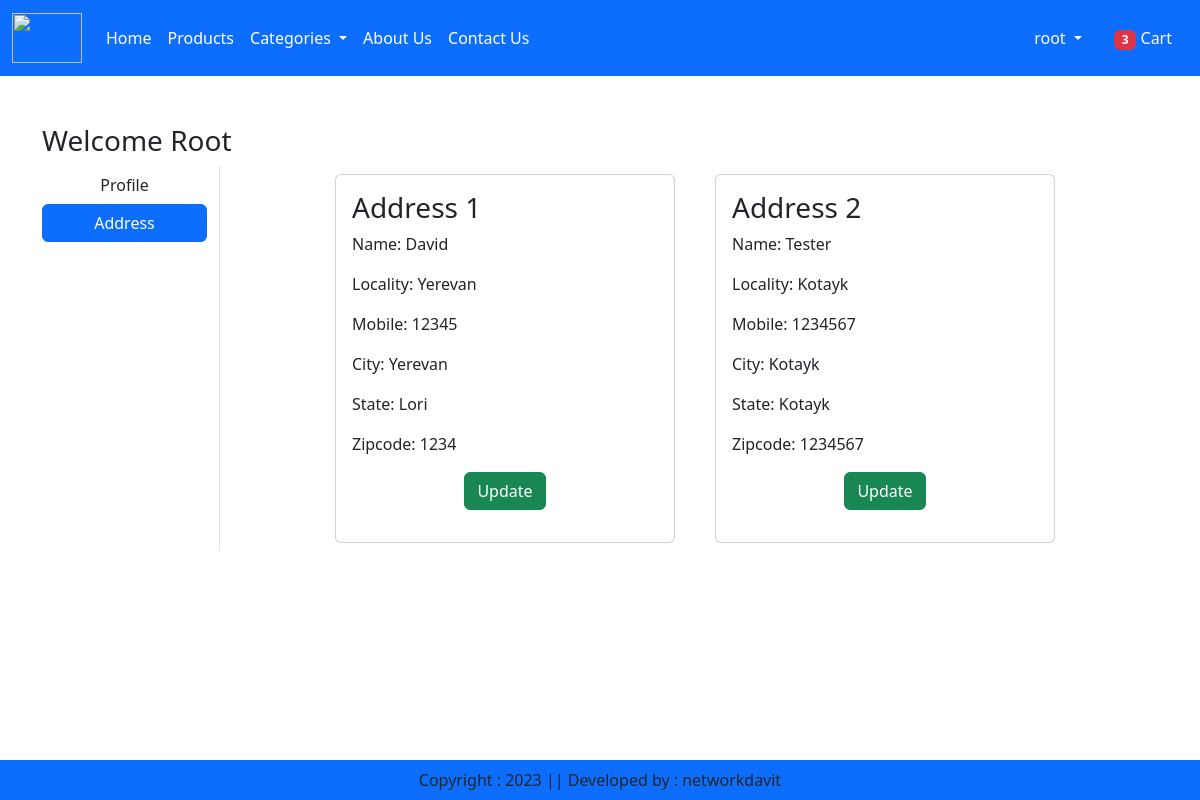
The page /address/ (signed in) on the database its author committed.
### app/models.py (models this page shows, shortened)
class Customer(models.Model):
    user  = models.ForeignKey(User, on_delete=models.CASCADE)
    name = models.CharField(max_length=200)
    locality = models.CharField(max_length=200)
    city = models.CharField(max_length=50)
    mobile = models.IntegerField(default=0)
    zipcode = models.IntegerField()
    state = models.CharField(choices=STATE_CHOICES, max_length=100)

### app/views.py (the view)
# urls.py: path("address/",views.address, name="address"),
def address(request):
    if request.user.is_authenticated:
        item_count = len(Cart.objects.filter(user=request.user))
    add = Customer.objects.filter(user=request.user)
    return render(request, "app/address.html", locals())

### app/templates/app/address.html (shortened to what this page needs)
{% extends 'app/base.html' %}
{% load static %}
{% block main-content %}
<div class="container my-5">
    <div class="row">
        <h3> Welcome <span class="text-capitalize">{{request.user}}</span></h3>
        <div class="col-sm-2 border-end">
            <ul class="list-unstyled">
                <li class="d-grid"><a href="{% url 'profile' %}" class="btn">Profile</a></li>
                <li class="d-grid"><a href="{% url 'address' %}" class="btn btn-primary">Address</a></li>
            </ul>
        </div>
        <div class="col-sm-8 offset-sm-1">
            <div class="row">
                {% for ad in add  %}
                    <div class="col-sm-6">
                        <div class="card m-2">
                            <div class="card-body">
                                <h3>Address {{forloop.counter}}</h3>
                                <p>Name: {{ad.name}}</p>
                                <p>Locality: {{ad.locality}}</p>
                                <p>Mobile: {{ad.mobile}}</p>
                                <p>City: {{ad.city}}</p>
                                <p>State: {{ad.state}}</p>
                                <p>Zipcode: {{ad.zipcode}}</p>
                                <p class="text-center"><a href="{% url 'updateAddress' pk=ad.id %}" class="btn btn-success" type="button">Update</a></p>
                            </div>
                        </div>
                    </div>
                {% endfor %}
            </div>
        </div>
{% endblock main-content %}

### app/templates/app/base.html (shortened to what this page needs)
<!DOCTYPE html>
{% load static %}
<html lang="en">
<head>
    <link href="https://cdn.jsdelivr.net/npm/bootstrap@5.3.0-alpha1/dist/css/bootstrap.min.css" rel="stylesheet">
    <link rel="stylesheet" href="{% static 'app/css/all.min.css' %}">
    <link rel="stylesheet" href="{% static 'app/css/owl.carousel.min.css' %}">
    <link rel="stylesheet" href="{% static 'app/css/style.css' %}">
</head>
<body>
    <nav class="navbar navbar-expand-lg  navbar-dark bg-primary">
    <div class="container-fluid">
        <a class="navbar-brand" href="/">
            <img src="{% static 'app/images/dairy.jpg' %}" width="70" height="50" />
        </a>
        <div class="collapse navbar-collapse" id="navbarSupportedContent">
        <ul class="navbar-nav me-auto mb-2 mb-lg-0">
            <li class="nav-item">
                {% if request.user.is_authenticated %}
                <a class="nav-link active" aria-current="page" href="/">Home</a>
            </li>
            <li class="nav-item">
                <a class="nav-link active" aria-current="page" href="/">Products</a>
                </li>
            <li class="nav-item dropdown">
                <a class="nav-link dropdown-toggle active" href="#" role="button" data-bs-toggle="dropdown" aria-expanded="false">
                    Categories
                </a>
                </li>
            <li class="nav-item">
                <a class="nav-link text-white" href="{% url 'about' %}">About Us</a>
            </li>
            <li class="nav-item">
                <a class="nav-link text-white"  href="{% url 'contact' %}">Contact Us</a>
                </li>
            </ul>
            </div>
            <ul class="navbar-nav me-auto mb-2 mb-lg-0">
                <li class="nav-item dropdown mx-2">
                    <a class="nav-link dropdown-toggle text-white" href="#"
                    id="profileDropdown" rol"button" data-bs-toggle="dropdown"
                    aria-expanded="false">{{request.user}}
                    </a>
                </li>
                <li class="nav-item mx-2">
                    <a href="{% url 'showcart' %}" class="nav-link text-white"><span class="badge bg-danger">{% if item_count > 0%}{{item_count}} {% endif %}</span> Cart</a>
                </li>
                {% endif %}
            </ul>
        </div>
    </nav>
    {% block main-content %}{% endblock main-content %}
    <br>
    <br>
    <br>
    <footer class="container-fluid fixed-bottom bg-primary text-center p-2 mt-5">
        Copyright : 2023 || Developed by : networkdavit
    </footer>
</body>
</html>

### rows shown on the page
Customer: name "David", locality "Yerevan", mobile "12345", city "Yerevan", state "Lori", zipcode "1234"
Customer: name "Tester", locality "Kotayk", mobile "1234567", city "Kotayk", state "Kotayk", zipcode "1234567"

### other values the page prints
{{ request.user }} "root"
{{ item_count }} "3"
{{ request.user }} "Root"
